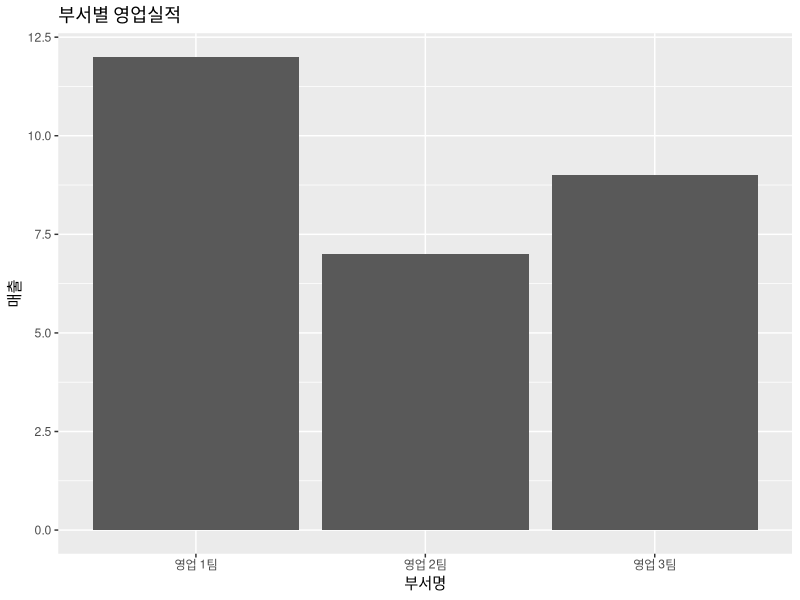

Write R code to recreate this figure.
install.packages("ggplot2")
library(ggplot2)

# 영업팀의 1분기 실적을지정(데이터 프레임)
dept = c("영업 1팀", "영업 2팀", "영업 3팀")
sales = c(12, 7, 9)
df1 = data.frame(부서 = dept, 매출 = sales, 분기 = "1분기")
df1 

ggplot(data = df1, aes(x = 부서, y = 매출)) +
  geom_bar(stat = "identity") +
  labs(title = "부서별 영업실적", x ="부서명", y = "매출")